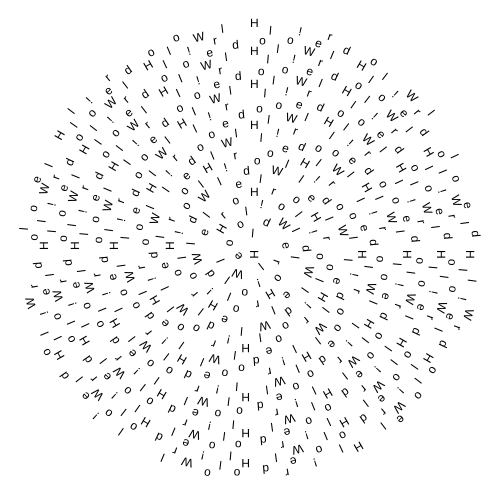
Frame 1 (no input)
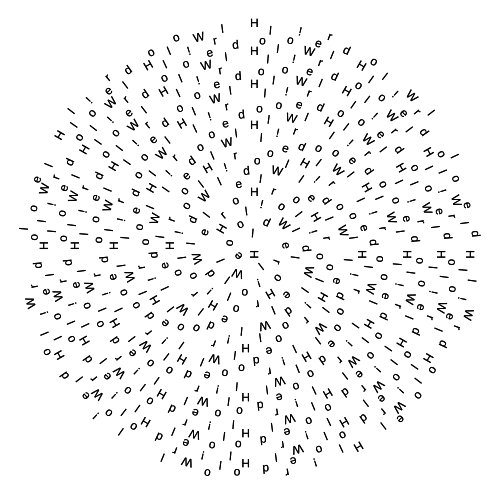
Frame 2 (the mouse pressed at the canvas centre, redrawn once)

The p5.js sketch that drew these frames (run headless with seeded random() and noise() and a simulated clock; the mouse was pressed at the canvas centre and the sketch redrawn once):

// p5.js sketch
// ── sketch.js
var myText = "Hello World!";
var c = 9;
function setup() {
  createCanvas(500,500);
  background(255);
  angleMode(DEGREES);
  colorMode(HSB);
  noStroke();
  noLoop();
}

function draw() {
  //background(0);
  for(n = 0;n <= 620;n++){
    var a = n * 137.5;
    var r = c * sqrt(n);
    var x = r * cos(a) + width/2;
    var y = r * sin(a) + height/2;
    fill(0);
    var currentLetter = myText[(n) % myText.length];
    push();
    translate(x,y);
    rotate(a+90);
    text(currentLetter,0,0);
    pop();
  }
}
